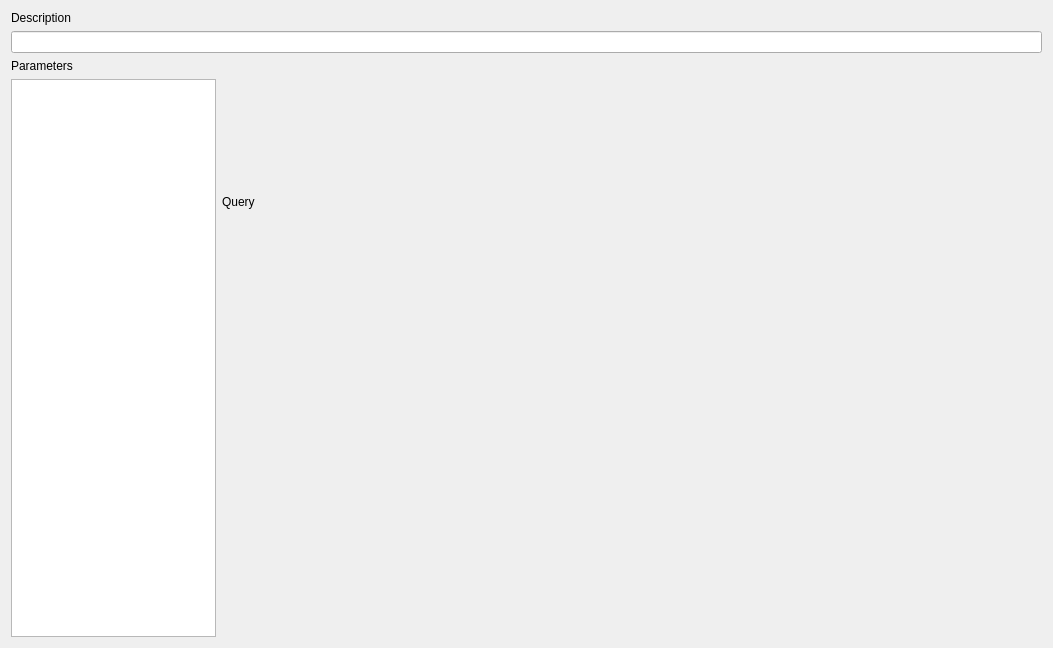
<?xml version="1.0" encoding="UTF-8"?>
<ui version="4.0">
 <class>QueryModel</class>
 <widget class="QWidget" name="QueryModel">
  <property name="geometry">
   <rect>
    <x>0</x>
    <y>0</y>
    <width>1053</width>
    <height>648</height>
   </rect>
  </property>
  <property name="windowTitle">
   <string>Form</string>
  </property>
  <layout class="QVBoxLayout" name="verticalLayout_3">
   <item>
    <widget class="QLabel" name="label">
     <property name="text">
      <string>Description</string>
     </property>
    </widget>
   </item>
   <item>
    <widget class="QLineEdit" name="lineEdit"/>
   </item>
   <item>
    <layout class="QHBoxLayout" name="horizontalLayout" stretch="1,4">
     <item>
      <layout class="QVBoxLayout" name="verticalLayout_2">
       <item>
        <widget class="QLabel" name="label_2">
         <property name="text">
          <string>Parameters</string>
         </property>
        </widget>
       </item>
       <item>
        <widget class="QTableWidget" name="tableWidget"/>
       </item>
      </layout>
     </item>
     <item>
      <layout class="QVBoxLayout" name="verticalLayout">
       <item>
        <widget class="QLabel" name="label_3">
         <property name="text">
          <string>Query</string>
         </property>
        </widget>
       </item>
       <item>
        <widget class="QsciScintilla" name="textEdit">
         <property name="toolTip">
          <string/>
         </property>
         <property name="whatsThis">
          <string/>
         </property>
        </widget>
       </item>
      </layout>
     </item>
    </layout>
   </item>
  </layout>
 </widget>
 <customwidgets>
  <customwidget>
   <class>QsciScintilla</class>
   <extends>QFrame</extends>
   <header>Qsci/qsciscintilla.h</header>
  </customwidget>
 </customwidgets>
 <resources/>
 <connections/>
</ui>
